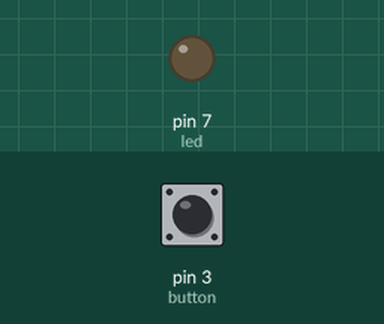
A sketch run on a simulated Arduino Uno, built with avr-gcc and run on an emulated ATmega328P. On the bench: output pins drawn as LEDs (lit = HIGH). Inputs (shaded band) come from the test bench; at power-on: pin 3 (button) LOW.

Above: at 1.2 s.
1.3 s: pin 3 (button) pulled HIGH for 0.15 s
At 1.37 s:
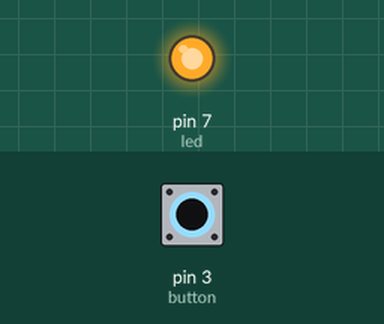
2.9 s: pin 3 (button) pulled HIGH for 3.2 s
At 6.9 s:
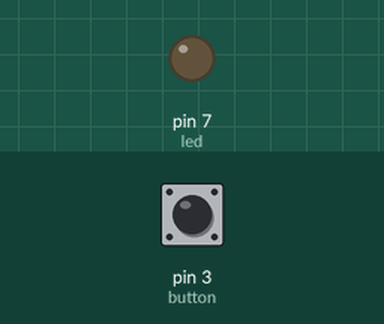
Timing chart, 0 to 8.4 s (numbered marks = the images above; inputs shaded):
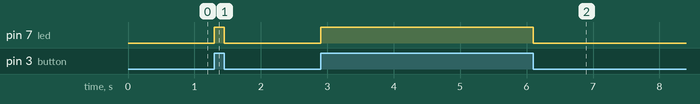

The sketch:

Glove_TouchSensor.ino
```cpp
int led = 7;
int button = 3;

void setup() {
  pinMode(led, OUTPUT);
  pinMode(button, INPUT);
}

void loop() {
  int buttonState  = digitalRead(button);
  if(buttonState == 1)
    digitalWrite(led, 1);
  else
    digitalWrite(led, 0);
}
```

Measured:
- after the input at 1.3 s, pin 7 (led): LOW → HIGH at once, → LOW 0.15 s later
- after the input at 2.9 s, pin 7 (led): LOW → HIGH at once, → LOW 3.2 s later
